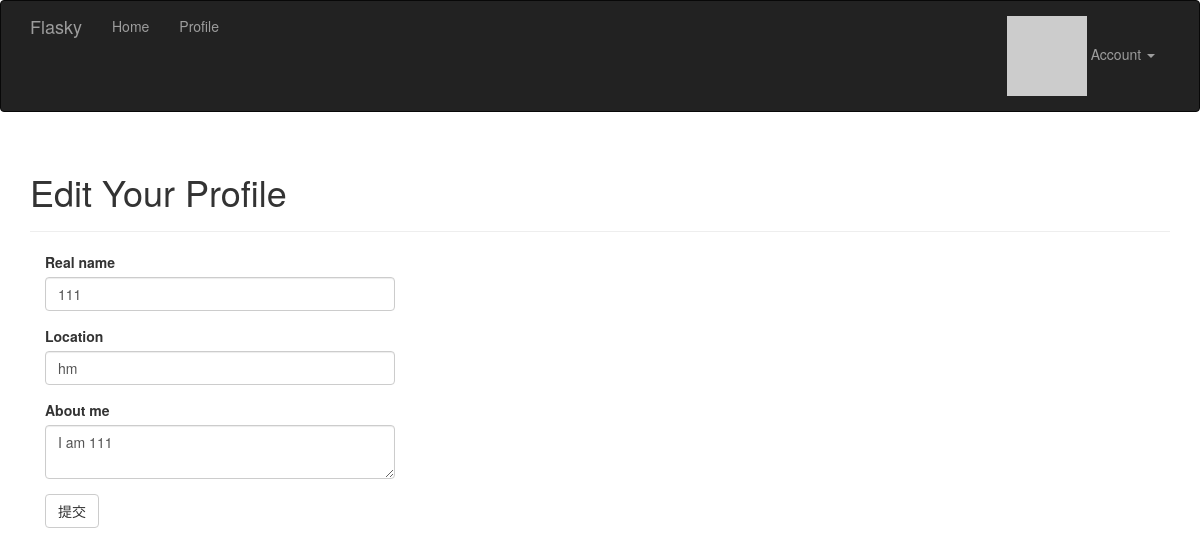
The app's page /edit-profile (signed in) with its own data.
### app/model.py (models this page shows, shortened)
class User(UserMixin,db.Model):
    __tablename__ = 'users'
    id = db.Column(db.Integer,primary_key=True)
    email = db.Column(db.String(64), unique=True, index=True)
    username = db.Column(db.String(64),unique=True)
    role_id = db.Column(db.Integer,db.ForeignKey('roles.id'))
    password_hash = db.Column(db.String(128))
    name = db.Column(db.String(64))  #用户真实姓名
    location = db.Column(db.String(64))  #用户所在地
    about_me = db.Column(db.Text())  #自我介绍
    member_since = db.Column(db.DateTime(),default=datetime.utcnow)  #注册日期
    last_seen = db.Column(db.DateTime(),default=datetime.utcnow)  #最后访问时间
    avatar_hash = db.Column(db.String(32))
    posts = db.relationship('Post',backref='author',lazy='dynamic')
    def can(self,permissions):
        return self.role is not None and (self.role.permissions & permissions) == permissions
    def is_administrator(self):
        return self.can(Permissions.ADMINISTER)
    class AnonymousUser(AnonymousUserMixin):
        def can(self,permissions):
            return False
        def is_administrator(self):
            return False
    login_manager.anonymous_user = AnonymousUser
    def gravatar(self,size=100,default='identicon',rating='g'):
        if request.is_secure:
            url = 'https://secure.gravatar.com/avatar'
        else:
            url = 'http://www.gravatar.com/avatar'
        hash = self.avatar_hash or hashlib.md5(self.email.encode('utf-8')).hexdigest()
        return '{url}/{hash}?s={size}&d={default}&r={rating}'.format(url=url,hash=hash,size=size,default=default,rating=rating)
    def ping(self):
        self.last_seen = datetime.utcnow()
        db.session.add(self)
    @property
    def password(self):
        raise AttributeError('password is not a readable attribute')

### app/main/views.py (the view, shortened to what this page needs)
@main.route('/edit-profile',methods=['Get','Post'])
@login_required
def edit_profile():
    form = EditProfileForm()
    form.name.data = current_user.name
    form.location.data = current_user.location
    form.about_me.data = current_user.about_me
    return render_template('main/edit_profile.html',form=form)

### app/main/forms.py
class EditProfileForm(FlaskForm):
    name = StringField('Real name',validators=[Length(0,64)])
    location = StringField('Location',validators=[Length(0,64)])
    about_me = TextAreaField('About me')
    submit = SubmitField('提交')

### app/auth/views.py (called while the page is built)
@auth.before_app_request
def before_request():
    if current_user.is_authenticated:
        current_user.ping()

### app/main/__init__.py (called while the page is built)
@main.app_context_processor
def inject_permissions():
    return dict(Permissions=Permissions)

### app/model.py (called while the page is built)
@login_manager.user_loader
def load_user(user_id):
    return User.query.get(int(user_id))

### app/templates/main/edit_profile.html (shortened to what this page needs)
{% extends "base.html" %}
{% import "bootstrap/wtf.html" as wtf %}
{% block page_content %}
<div class="page-header">
    <h1>Edit Your Profile</h1>
</div>
<div class="col-md-4">
    {{ wtf.quick_form(form) }}
</div>
{% endblock %}

### records on screen
User: name "111", location "hm", about_me "I am 111"
